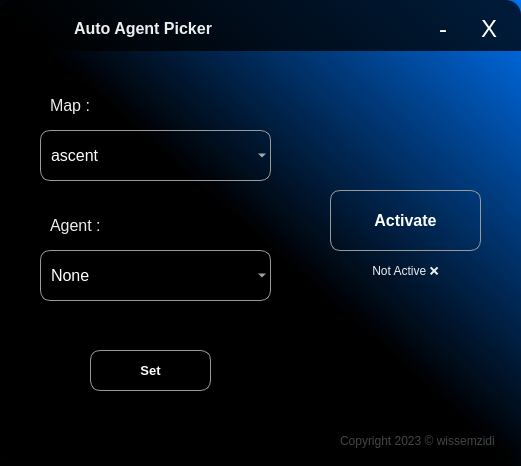
<?xml version="1.0" encoding="UTF-8"?>
<ui version="4.0">
 <class>Form</class>
 <widget class="QWidget" name="Form">
  <property name="geometry">
   <rect>
    <x>0</x>
    <y>0</y>
    <width>521</width>
    <height>466</height>
   </rect>
  </property>
  <property name="windowTitle">
   <string>Form</string>
  </property>
  <property name="styleSheet">
   <string notr="true">QWidget {
color: #EEE;
}

#Form {
background-color: qlineargradient(spread:pad, x1:0.487562, y1:0.512, x2:1, y2:0, stop:0 rgba(0, 0, 0, 242), stop:1 rgba(0, 113, 240, 238));
}

#widget {
	border-radius: 15px;
background-color: qlineargradient(spread:pad, x1:0.487562, y1:0.512, x2:1, y2:0, stop:0 rgba(0, 0, 0, 242), stop:1 rgba(0, 113, 240, 238));
color: #EEE;
}

#appHeader {
	background-color: rgba(0, 0, 0, 0.75);
	border: none;
	border-top-left-radius: 15px;
	border-top-right-radius: 15px;
}

QPushButton, QComboBox {
	background: transparent;
	border-radius: 10px;
	color: white;
	border: 1px solid #999;
}
QPushButton:hover {
	border-color: red;
}
QLabel {
	background-color: transparent;
}</string>
  </property>
  <widget class="QWidget" name="widget" native="true">
   <property name="geometry">
    <rect>
     <x>0</x>
     <y>0</y>
     <width>521</width>
     <height>461</height>
    </rect>
   </property>
   <property name="styleSheet">
    <string notr="true"/>
   </property>
   <widget class="QGroupBox" name="appHeader">
    <property name="enabled">
     <bool>true</bool>
    </property>
    <property name="geometry">
     <rect>
      <x>0</x>
      <y>0</y>
      <width>521</width>
      <height>51</height>
     </rect>
    </property>
    <property name="styleSheet">
     <string notr="true">QPushButton {
	border-radius: 2px;
	height: 30px;
	width: 30px;
	border: 5px solid transparent;
}
QPushButton:hover {
	background-color: rgba(255, 255, 255, 0.1);
}

#appIcon {
	width: 50px;
	min-width: 50px;
}</string>
    </property>
    <property name="alignment">
     <set>Qt::AlignLeading|Qt::AlignLeft|Qt::AlignVCenter</set>
    </property>
    <layout class="QHBoxLayout" name="header">
     <property name="leftMargin">
      <number>15</number>
     </property>
     <property name="topMargin">
      <number>3</number>
     </property>
     <property name="bottomMargin">
      <number>0</number>
     </property>
     <item alignment="Qt::AlignHCenter">
      <widget class="QLabel" name="appIcon">
       <property name="whatsThis">
        <string>&lt;html&gt;&lt;head/&gt;&lt;body&gt;&lt;p&gt;&lt;br/&gt;&lt;/p&gt;&lt;/body&gt;&lt;/html&gt;</string>
       </property>
       <property name="styleSheet">
        <string notr="true">border-image: url(:/src/icon.ico) 0;
width: 30px;
max-width: 40px;</string>
       </property>
       <property name="text">
        <string/>
       </property>
      </widget>
     </item>
     <item>
      <widget class="QLabel" name="label_3">
       <property name="font">
        <font>
         <pointsize>12</pointsize>
         <weight>75</weight>
         <bold>true</bold>
        </font>
       </property>
       <property name="text">
        <string>Auto Agent Picker</string>
       </property>
      </widget>
     </item>
     <item>
      <spacer name="horizontalSpacer">
       <property name="orientation">
        <enum>Qt::Horizontal</enum>
       </property>
       <property name="sizeHint" stdset="0">
        <size>
         <width>40</width>
         <height>20</height>
        </size>
       </property>
      </spacer>
     </item>
     <item>
      <widget class="QPushButton" name="minimizeBtn">
       <property name="font">
        <font>
         <pointsize>18</pointsize>
         <weight>50</weight>
         <bold>false</bold>
        </font>
       </property>
       <property name="cursor">
        <cursorShape>PointingHandCursor</cursorShape>
       </property>
       <property name="styleSheet">
        <string notr="true"/>
       </property>
       <property name="text">
        <string>-</string>
       </property>
      </widget>
     </item>
     <item>
      <widget class="QPushButton" name="exitBtn">
       <property name="font">
        <font>
         <pointsize>18</pointsize>
         <weight>50</weight>
         <bold>false</bold>
        </font>
       </property>
       <property name="cursor">
        <cursorShape>PointingHandCursor</cursorShape>
       </property>
       <property name="whatsThis">
        <string>&lt;html&gt;&lt;head/&gt;&lt;body&gt;&lt;p&gt;&lt;br/&gt;&lt;/p&gt;&lt;/body&gt;&lt;/html&gt;</string>
       </property>
       <property name="styleSheet">
        <string notr="true">QPushButton:hover {
	background-color: red;
}</string>
       </property>
       <property name="text">
        <string>X</string>
       </property>
      </widget>
     </item>
    </layout>
   </widget>
   <widget class="QLabel" name="status">
    <property name="geometry">
     <rect>
      <x>350</x>
      <y>260</y>
      <width>111</width>
      <height>21</height>
     </rect>
    </property>
    <property name="text">
     <string>Not Active ❌</string>
    </property>
    <property name="alignment">
     <set>Qt::AlignCenter</set>
    </property>
   </widget>
   <widget class="QLabel" name="msg">
    <property name="geometry">
     <rect>
      <x>290</x>
      <y>320</y>
      <width>211</width>
      <height>41</height>
     </rect>
    </property>
    <property name="font">
     <font>
      <pointsize>11</pointsize>
     </font>
    </property>
    <property name="text">
     <string/>
    </property>
    <property name="alignment">
     <set>Qt::AlignCenter</set>
    </property>
   </widget>
   <widget class="QComboBox" name="map">
    <property name="geometry">
     <rect>
      <x>40</x>
      <y>130</y>
      <width>231</width>
      <height>51</height>
     </rect>
    </property>
    <property name="font">
     <font>
      <pointsize>12</pointsize>
     </font>
    </property>
    <property name="styleSheet">
     <string notr="true">padding: 10px;
background-color: transparent;</string>
    </property>
    <item>
     <property name="text">
      <string>ascent</string>
     </property>
    </item>
    <item>
     <property name="text">
      <string>bind</string>
     </property>
    </item>
    <item>
     <property name="text">
      <string>breeze</string>
     </property>
    </item>
    <item>
     <property name="text">
      <string>fracture</string>
     </property>
    </item>
    <item>
     <property name="text">
      <string>haven</string>
     </property>
    </item>
    <item>
     <property name="text">
      <string>icebox</string>
     </property>
    </item>
    <item>
     <property name="text">
      <string>pearl</string>
     </property>
    </item>
    <item>
     <property name="text">
      <string>split</string>
     </property>
    </item>
   </widget>
   <widget class="QLabel" name="label_2">
    <property name="geometry">
     <rect>
      <x>50</x>
      <y>210</y>
      <width>121</width>
      <height>31</height>
     </rect>
    </property>
    <property name="font">
     <font>
      <pointsize>12</pointsize>
     </font>
    </property>
    <property name="text">
     <string>Agent :</string>
    </property>
   </widget>
   <widget class="QPushButton" name="initialiseBtn">
    <property name="geometry">
     <rect>
      <x>330</x>
      <y>190</y>
      <width>151</width>
      <height>61</height>
     </rect>
    </property>
    <property name="font">
     <font>
      <pointsize>12</pointsize>
      <weight>75</weight>
      <bold>true</bold>
     </font>
    </property>
    <property name="cursor">
     <cursorShape>PointingHandCursor</cursorShape>
    </property>
    <property name="text">
     <string>Activate</string>
    </property>
   </widget>
   <widget class="QPushButton" name="setAgent">
    <property name="geometry">
     <rect>
      <x>90</x>
      <y>350</y>
      <width>121</width>
      <height>41</height>
     </rect>
    </property>
    <property name="font">
     <font>
      <pointsize>10</pointsize>
      <weight>75</weight>
      <bold>true</bold>
     </font>
    </property>
    <property name="text">
     <string>Set</string>
    </property>
   </widget>
   <widget class="QComboBox" name="agent">
    <property name="geometry">
     <rect>
      <x>40</x>
      <y>250</y>
      <width>231</width>
      <height>51</height>
     </rect>
    </property>
    <property name="font">
     <font>
      <pointsize>12</pointsize>
      <italic>false</italic>
     </font>
    </property>
    <property name="styleSheet">
     <string notr="true">padding: 10px;
background-color: transparent;</string>
    </property>
    <item>
     <property name="text">
      <string>None</string>
     </property>
    </item>
    <item>
     <property name="text">
      <string>astra</string>
     </property>
    </item>
    <item>
     <property name="text">
      <string>breach</string>
     </property>
    </item>
    <item>
     <property name="text">
      <string>brimstone</string>
     </property>
    </item>
    <item>
     <property name="text">
      <string>chamber</string>
     </property>
    </item>
    <item>
     <property name="text">
      <string>cypher</string>
     </property>
    </item>
    <item>
     <property name="text">
      <string>deadlock</string>
     </property>
    </item>
    <item>
     <property name="text">
      <string>fade</string>
     </property>
    </item>
    <item>
     <property name="text">
      <string>gekko</string>
     </property>
    </item>
    <item>
     <property name="text">
      <string>harbor</string>
     </property>
    </item>
    <item>
     <property name="text">
      <string>jett</string>
     </property>
    </item>
    <item>
     <property name="text">
      <string>kay/o</string>
     </property>
    </item>
    <item>
     <property name="text">
      <string>killjoy</string>
     </property>
    </item>
    <item>
     <property name="text">
      <string>neon</string>
     </property>
    </item>
    <item>
     <property name="text">
      <string>omen</string>
     </property>
    </item>
    <item>
     <property name="text">
      <string>phoenix</string>
     </property>
    </item>
    <item>
     <property name="text">
      <string>raze</string>
     </property>
    </item>
    <item>
     <property name="text">
      <string>reyna</string>
     </property>
    </item>
    <item>
     <property name="text">
      <string>sage</string>
     </property>
    </item>
    <item>
     <property name="text">
      <string>skye</string>
     </property>
    </item>
    <item>
     <property name="text">
      <string>sova</string>
     </property>
    </item>
    <item>
     <property name="text">
      <string>viper</string>
     </property>
    </item>
    <item>
     <property name="text">
      <string>yoru</string>
     </property>
    </item>
   </widget>
   <widget class="QLabel" name="label">
    <property name="geometry">
     <rect>
      <x>50</x>
      <y>90</y>
      <width>121</width>
      <height>31</height>
     </rect>
    </property>
    <property name="font">
     <font>
      <pointsize>12</pointsize>
     </font>
    </property>
    <property name="text">
     <string>Map :</string>
    </property>
   </widget>
   <widget class="QLabel" name="label_4">
    <property name="geometry">
     <rect>
      <x>340</x>
      <y>430</y>
      <width>171</width>
      <height>21</height>
     </rect>
    </property>
    <property name="styleSheet">
     <string notr="true">color: #444;</string>
    </property>
    <property name="text">
     <string>Copyright 2023 ©️ wissemzidi</string>
    </property>
   </widget>
  </widget>
 </widget>
 <resources>
  <include location="resources.qrc"/>
 </resources>
 <connections/>
</ui>
